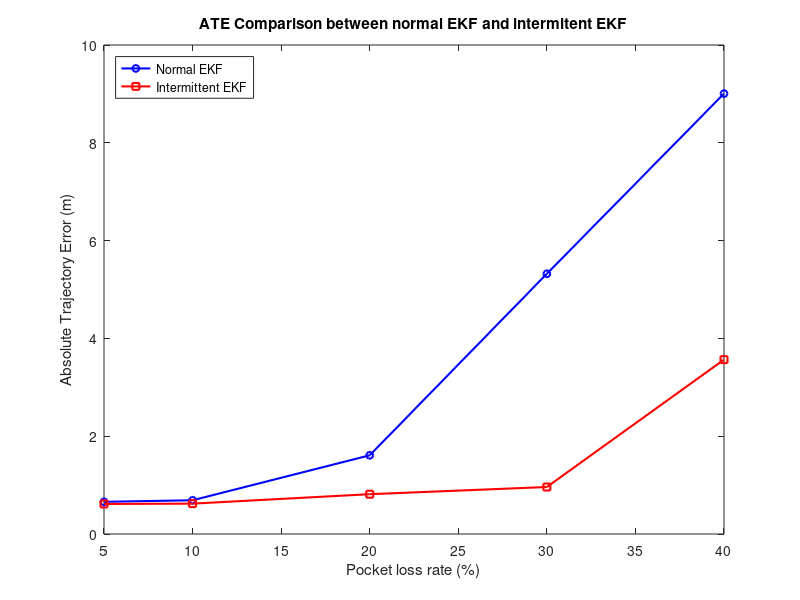

Reproduce this figure in MATLAB.
% ATE data plot
close all
clear
clc;


% 数据
loss_rates = [5, 10, 20, 30, 40];
ate_no_intermittent = [0.658, 0.69, 1.609, 5.322, 9.006];
ate_with_intermittent = [0.614, 0.621, 0.814, 0.961, 3.566];

% 绘制折线图
figure;
plot(loss_rates, ate_no_intermittent, 'b-o', 'LineWidth', 1.5, 'MarkerSize', 5);
hold on;
plot(loss_rates, ate_with_intermittent, 'r-s', 'LineWidth', 1.5, 'MarkerSize', 5);
hold off;

% 图表设置
xlabel('Pocket loss rate (%)');
ylabel('Absolute Trajectory Error (m)');
title('ATE Comparison between normal EKF and intermitent EKF');
legend('Normal EKF', 'Intermittent EKF', 'Location', 'northwest');
